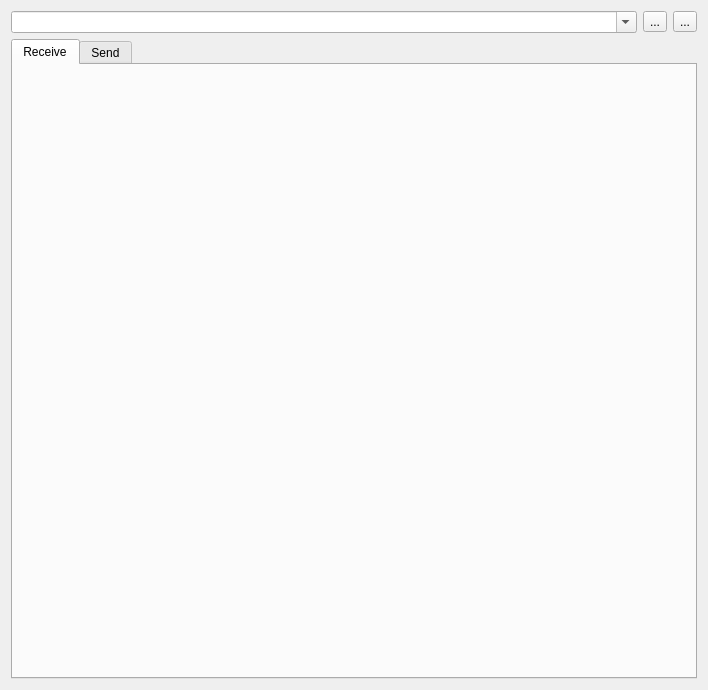
<?xml version="1.0" encoding="UTF-8"?>
<ui version="4.0">
 <class>SendRecvSettingsDialog</class>
 <widget class="QDialog" name="SendRecvSettingsDialog">
  <property name="geometry">
   <rect>
    <x>0</x>
    <y>0</y>
    <width>708</width>
    <height>690</height>
   </rect>
  </property>
  <property name="windowTitle">
   <string>Dialog</string>
  </property>
  <layout class="QGridLayout" name="gridLayout_2">
   <item row="0" column="0">
    <widget class="QComboBox" name="comboBoxProfiles">
     <property name="sizePolicy">
      <sizepolicy hsizetype="Expanding" vsizetype="Fixed">
       <horstretch>0</horstretch>
       <verstretch>0</verstretch>
      </sizepolicy>
     </property>
     <property name="editable">
      <bool>true</bool>
     </property>
     <property name="insertPolicy">
      <enum>QComboBox::InsertAtCurrent</enum>
     </property>
    </widget>
   </item>
   <item row="0" column="2">
    <widget class="QToolButton" name="btnRemoveProfile">
     <property name="text">
      <string>...</string>
     </property>
     <property name="icon">
      <iconset theme="list-remove">
       <normaloff>.</normaloff>.</iconset>
     </property>
    </widget>
   </item>
   <item row="0" column="1">
    <widget class="QToolButton" name="btnAddProfile">
     <property name="text">
      <string>...</string>
     </property>
     <property name="icon">
      <iconset theme="list-add">
       <normaloff>.</normaloff>.</iconset>
     </property>
    </widget>
   </item>
   <item row="1" column="0" colspan="3">
    <widget class="QTabWidget" name="tabWidget">
     <property name="currentIndex">
      <number>0</number>
     </property>
     <widget class="QWidget" name="tab_receive">
      <attribute name="title">
       <string>Receive</string>
      </attribute>
      <layout class="QVBoxLayout" name="verticalLayout"/>
     </widget>
     <widget class="QWidget" name="tab_send">
      <attribute name="title">
       <string>Send</string>
      </attribute>
      <layout class="QVBoxLayout" name="verticalLayout_2"/>
     </widget>
    </widget>
   </item>
  </layout>
 </widget>
 <resources>
  <include location="../urh.qrc"/>
 </resources>
 <connections/>
</ui>
